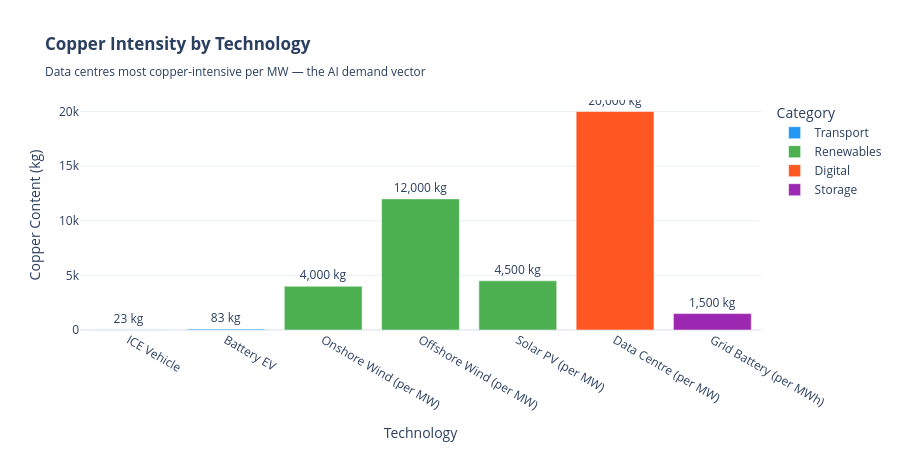

Notebook source saved alongside this figure:
### Code cell
# ── Copper Intensity in Energy Transition ────────────────────────────────────
tech_data = {
    'Technology': ['ICE Vehicle', 'Battery EV', 'Onshore Wind (per MW)',
                   'Offshore Wind (per MW)', 'Solar PV (per MW)',
                   'Data Centre (per MW)', 'Grid Battery (per MWh)'],
    'Copper (kg)': [23, 83, 4000, 12000, 4500, 20000, 1500],
    'Category': ['Transport','Transport','Renewables','Renewables','Renewables','Digital','Storage']
}
df_int = pd.DataFrame(tech_data)
color_map = {'Transport':'#2196F3','Renewables':'#4CAF50','Digital':'#FF5722','Storage':'#9C27B0'}

fig3 = px.bar(df_int, x='Technology', y='Copper (kg)', color='Category',
              color_discrete_map=color_map,
              title="<b>Copper Intensity by Technology</b><br><sub>Data centres most copper-intensive per MW — the AI demand vector</sub>",
              text='Copper (kg)')
fig3.update_traces(texttemplate='%{text:,.0f} kg', textposition='outside')
fig3.update_layout(template='plotly_white', yaxis_title='Copper Content (kg)',
                   showlegend=True, height=450)
fig3.show()

print("Key insight: A single 100MW data centre requires ~2,000 TONNES of copper")
print(f"That's equivalent to {2000/TOTTENHAM_CU_CONTAINED_KT*100:.1f}% of Tottenham's current Cu resource!")

### Figure 1 — Plotly figure (JSON) as saved in the notebook; plotly's stock layout.template omitted (floating-point values rounded to 4 significant figures)
{"data": [{"alignmentgroup": "True", "hovertemplate": "Category=Transport<br>Technology=%{x}<br>Copper (kg)=%{text}<extra></extra>", "legendgroup": "Transport", "marker": {"color": "#2196F3", "pattern": {"shape": ""}}, "name": "Transport", "offsetgroup": "Transport", "orientation": "v", "showlegend": true, "text": [23, 83], "textposition": "outside", "texttemplate": "%{text:,.0f} kg", "type": "bar", "x": ["ICE Vehicle", "Battery EV"], "xaxis": "x", "y": [23, 83], "yaxis": "y"}, {"alignmentgroup": "True", "hovertemplate": "Category=Renewables<br>Technology=%{x}<br>Copper (kg)=%{text}<extra></extra>", "legendgroup": "Renewables", "marker": {"color": "#4CAF50", "pattern": {"shape": ""}}, "name": "Renewables", "offsetgroup": "Renewables", "orientation": "v", "showlegend": true, "text": [4000, 12000, 4500], "textposition": "outside", "texttemplate": "%{text:,.0f} kg", "type": "bar", "x": ["Onshore Wind (per MW)", "Offshore Wind (per MW)", "Solar PV (per MW)"], "xaxis": "x", "y": [4000, 12000, 4500], "yaxis": "y"}, {"alignmentgroup": "True", "hovertemplate": "Category=Digital<br>Technology=%{x}<br>Copper (kg)=%{text}<extra></extra>", "legendgroup": "Digital", "marker": {"color": "#FF5722", "pattern": {"shape": ""}}, "name": "Digital", "offsetgroup": "Digital", "orientation": "v", "showlegend": true, "text": [20000], "textposition": "outside", "texttemplate": "%{text:,.0f} kg", "type": "bar", "x": ["Data Centre (per MW)"], "xaxis": "x", "y": [20000], "yaxis": "y"}, {"alignmentgroup": "True", "hovertemplate": "Category=Storage<br>Technology=%{x}<br>Copper (kg)=%{text}<extra></extra>", "legendgroup": "Storage", "marker": {"color": "#9C27B0", "pattern": {"shape": ""}}, "name": "Storage", "offsetgroup": "Storage", "orientation": "v", "showlegend": true, "text": [1500], "textposition": "outside", "texttemplate": "%{text:,.0f} kg", "type": "bar", "x": ["Grid Battery (per MWh)"], "xaxis": "x", "y": [1500], "yaxis": "y"}], "layout": {"barmode": "relative", "height": 450, "legend": {"title": {"text": "Category"}, "tracegroupgap": 0}, "showlegend": true, "title": {"text": "<b>Copper Intensity by Technology</b><br><sub>Data centres most copper-intensive per MW — the AI demand vector</sub>"}, "xaxis": {"anchor": "y", "domain": [0, 1], "title": {"text": "Technology"}}, "yaxis": {"anchor": "x", "domain": [0, 1], "title": {"text": "Copper Content (kg)"}}}}
